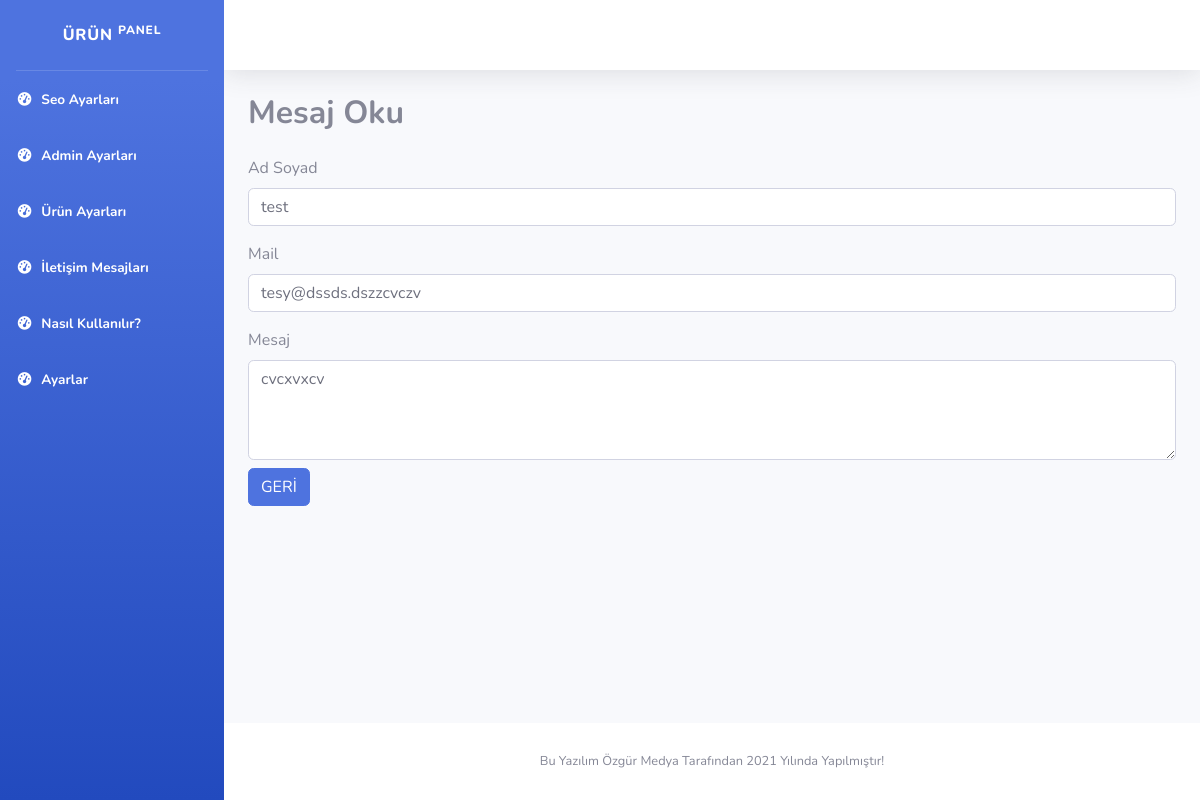
/admin/contact-oku?contact_id=9 (signed in), run on the app's committed database.
### tables this page shows
CREATE TABLE `contact` (
  `contact_id` int(11) NOT NULL,
  `contact_ad` varchar(2500) NOT NULL,
  `contact_mail` varchar(2500) NOT NULL,
  `contact_mesaj` varchar(5000) NOT NULL,
  `contact_tarih` date DEFAULT current_timestamp()
);

### admin/contact-oku.php (the view, shortened to what this page needs)
<?php
require_once("ayarlar/baglan.php");
$sorgu=$db->prepare("SELECT * FROM contact where contact_id=:id");
$sorgu->execute(array(
  'id'=>$_GET['contact_id']
));
$vericek=$sorgu->fetch(PDO::FETCH_ASSOC);
require_once("includes/header.php");
?>
<body id="page-top">
    <div id="wrapper">
        <?php
require_once("includes/sidebar.php");
?>
        <div id="content-wrapper" class="d-flex flex-column">
            <div id="content">
               <?php
            require_once("includes/navbar.php");
               ?>
                <div class="container">
                    <div class="row">
                    <div class="col-md-12">
                        <h2><b>Mesaj Oku</b></h2>
                        <label class="mt-3">Ad Soyad</label>
                        <input type="text" class="form-control" value="<?php echo $vericek['contact_ad'] ?>">
                        <label class="mt-3">Mail</label>
                        <input type="text" class="form-control" value="<?php echo $vericek['contact_mail'] ?>">
                        <label class="mt-3">Mesaj</label>
                        <textarea class="form-control" id="floatingTextarea2" style="height: 100px"><?php echo $vericek['contact_mesaj'] ?></textarea>
                        <a href="contact"><button class="mt-2 btn btn-primary">GERİ</button></a>
                    </div>
                    </div>
                </div>
            </div>
            <?php
            require_once("includes/footer.php");
            ?>

### data on the page
contact: contact_ad "test", contact_mail "tesy@dssds.dszzcvczv", contact_mesaj "cvcxvxcv"
